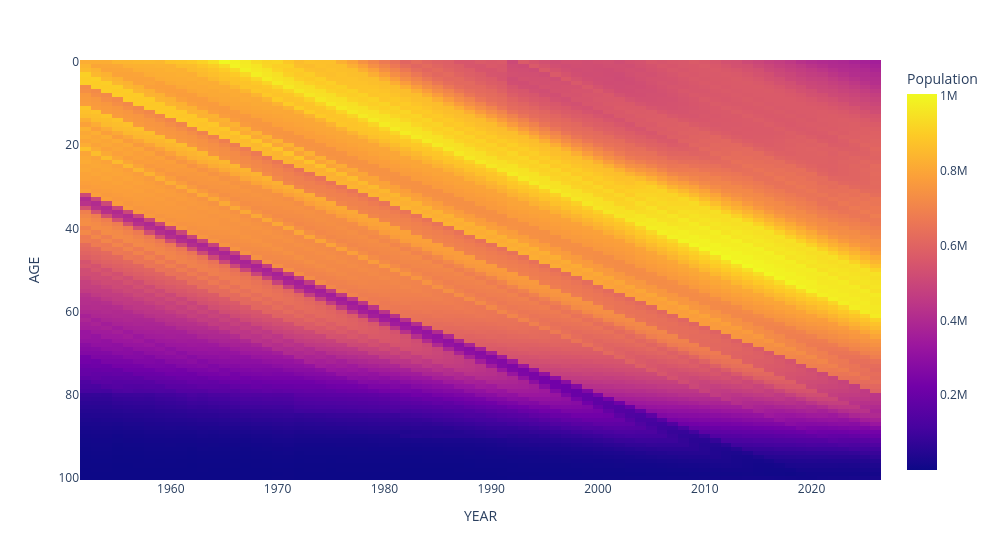

This figure's notebook cell:
### Code cell
# Pivot the tabel by year (of observation) vs age, and visualize it as a heatmap
dfp = (
    dfp_long
    .query("SEX=='T'") # only total population
    .pivot(index='AGE', columns='YEAR', values='value') # make an age x year table
    .rename(columns={"index": "AGE"})
)
dfp.to_csv("../data/pop_by_age_year.csv", index=True)
fig = px.imshow(
    dfp, labels=dict(x="YEAR", y="AGE", color="Population"), aspect="auto",
).update_layout(width=1000).show()

### Figure 1 — Plotly figure (JSON) as saved in the notebook; plotly's stock layout.template omitted (floating-point values rounded to 4 significant figures; data arrays with more than 128 entries replaced by an {"elided": "..."} marker saying what was removed)
{"data": [{"coloraxis": "coloraxis", "hovertemplate": "YEAR: %{x}<br>AGE: %{y}<br>Population: %{z}<extra></extra>", "name": "0", "type": "heatmap", "x": [1952, 1953, 1954, 1955, 1956, 1957, 1958, 1959, 1960, 1961, 1962, 1963, 1964, 1965, 1966, 1967, 1968, 1969, 1970, 1971, 1972, 1973, 1974, 1975, 1976, 1977, 1978, 1979, 1980, 1981, 1982, 1983, 1984, 1985, 1986, 1987, 1988, 1989, 1990, 1991, 1992, 1993, 1994, 1995, 1996, 1997, 1998, 1999, 2000, 2001, 2002, 2003, 2004, 2005, 2006, 2007, 2008, 2009, 2010, 2011, 2012, 2013, 2014, 2015, 2016, 2017, 2018, 2019, 2020, 2021, 2022, 2023, 2024, 2025, 2026], "xaxis": "x", "y": [0, 1, 2, 3, 4, 5, 6, 7, 8, 9, 10, 11, 12, 13, 14, 15, 16, 17, 18, 19, 20, 21, 22, 23, 24, 25, 26, 27, 28, 29, 30, 31, 32, 33, 34, 35, 36, 37, 38, 39, 40, 41, 42, 43, 44, 45, 46, 47, 48, 49, 50, 51, 52, 53, 54, 55, 56, 57, 58, 59, 60, 61, 62, 63, 64, 65, 66, 67, 68, 69, 70, 71, 72, 73, 74, 75, 76, 77, 78, 79, 80, 81, 82, 83, 84, 85, 86, 87, 88, 89, 90, 91, 92, 93, 94, 95, 96, 97, 98, 99, 100], "yaxis": "y", "z": {"elided": "101x75 int values"}}], "layout": {"coloraxis": {"colorbar": {"title": {"text": "Population"}}, "colorscale": [[0, "#0d0887"], [0.1111, "#46039f"], [0.2222, "#7201a8"], [0.3333, "#9c179e"], [0.4444, "#bd3786"], [0.5556, "#d8576b"], [0.6667, "#ed7953"], [0.7778, "#fb9f3a"], [0.8889, "#fdca26"], [1, "#f0f921"]]}, "margin": {"t": 60}, "width": 1000, "xaxis": {"anchor": "y", "domain": [0, 1], "title": {"text": "YEAR"}}, "yaxis": {"anchor": "x", "autorange": "reversed", "domain": [0, 1], "title": {"text": "AGE"}}}}
